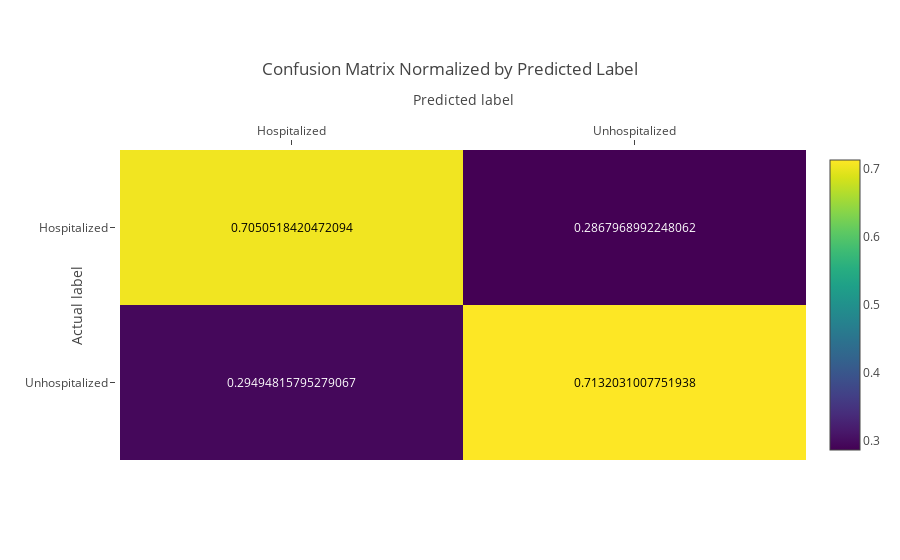

Notebook code for this chart:
### Code cell
fig = plotly_ff.create_annotated_heatmap(
        confusion_frac_by_class,
        colorscale="Viridis",
        x=["Unhospitalized", "Hospitalized"],
        y=["Unhospitalized", "Hospitalized"],
    )

fig.layout.title = "Confusion Matrix Normalized by Predicted Label"
fig.layout.xaxis = xaxis=go.layout.XAxis(
        title="Predicted label",
        autorange='reversed',
        side='top'
    )
fig.layout.yaxis = yaxis=go.layout.YAxis(
        title="Actual label",
    )
fig.layout.margin=go.layout.Margin(
        l=120,
        r=50,
        b=100,
        t=150,
        pad=4
    )




fig.data[0].showscale=True
iplot(fig)
#print(fig)

### Figure 1 — Plotly figure (JSON) as saved in the notebook; plotly's stock layout.template omitted (floating-point values rounded to 4 significant figures)
{"data": [{"colorscale": "Viridis", "showscale": true, "type": "heatmap", "uid": "d68138f9-83e1-11e9-8faa-2cfda1341315", "x": ["Unhospitalized", "Hospitalized"], "y": ["Unhospitalized", "Hospitalized"], "z": [[0.7132, 0.2949], [0.2868, 0.7051]]}], "layout": {"annotations": [{"font": {"color": "#000000"}, "showarrow": false, "text": "0.7132031007751938", "x": "Unhospitalized", "xref": "x", "y": "Unhospitalized", "yref": "y"}, {"font": {"color": "#FFFFFF"}, "showarrow": false, "text": "0.29494815795279067", "x": "Hospitalized", "xref": "x", "y": "Unhospitalized", "yref": "y"}, {"font": {"color": "#FFFFFF"}, "showarrow": false, "text": "0.2867968992248062", "x": "Unhospitalized", "xref": "x", "y": "Hospitalized", "yref": "y"}, {"font": {"color": "#000000"}, "showarrow": false, "text": "0.7050518420472094", "x": "Hospitalized", "xref": "x", "y": "Hospitalized", "yref": "y"}], "margin": {"b": 100, "l": 120, "pad": 4, "r": 50, "t": 150}, "title": "Confusion Matrix Normalized by Predicted Label", "xaxis": {"autorange": "reversed", "side": "top", "title": "Predicted label"}, "yaxis": {"title": "Actual label"}}}
